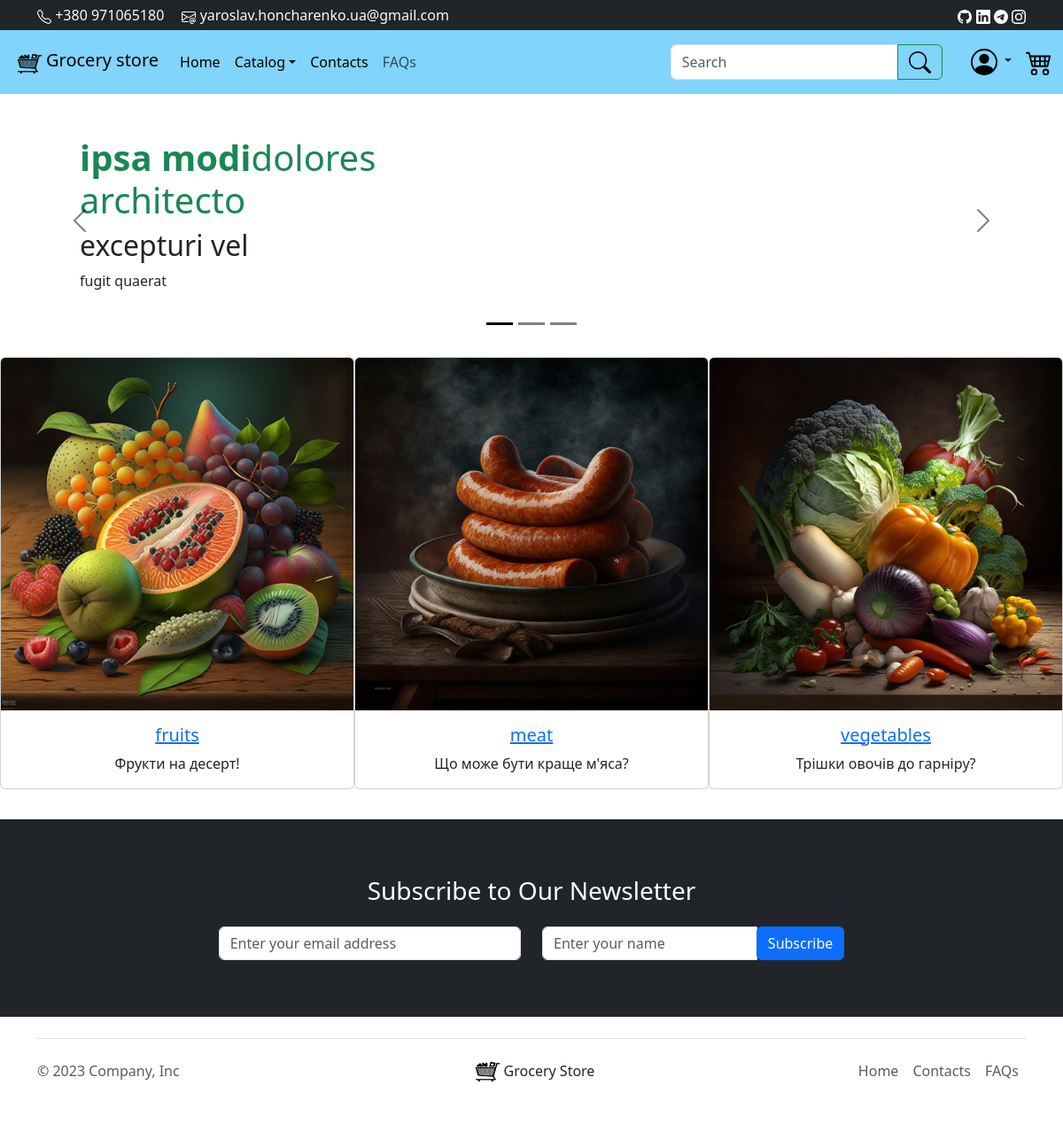
Before: / with the older database file.
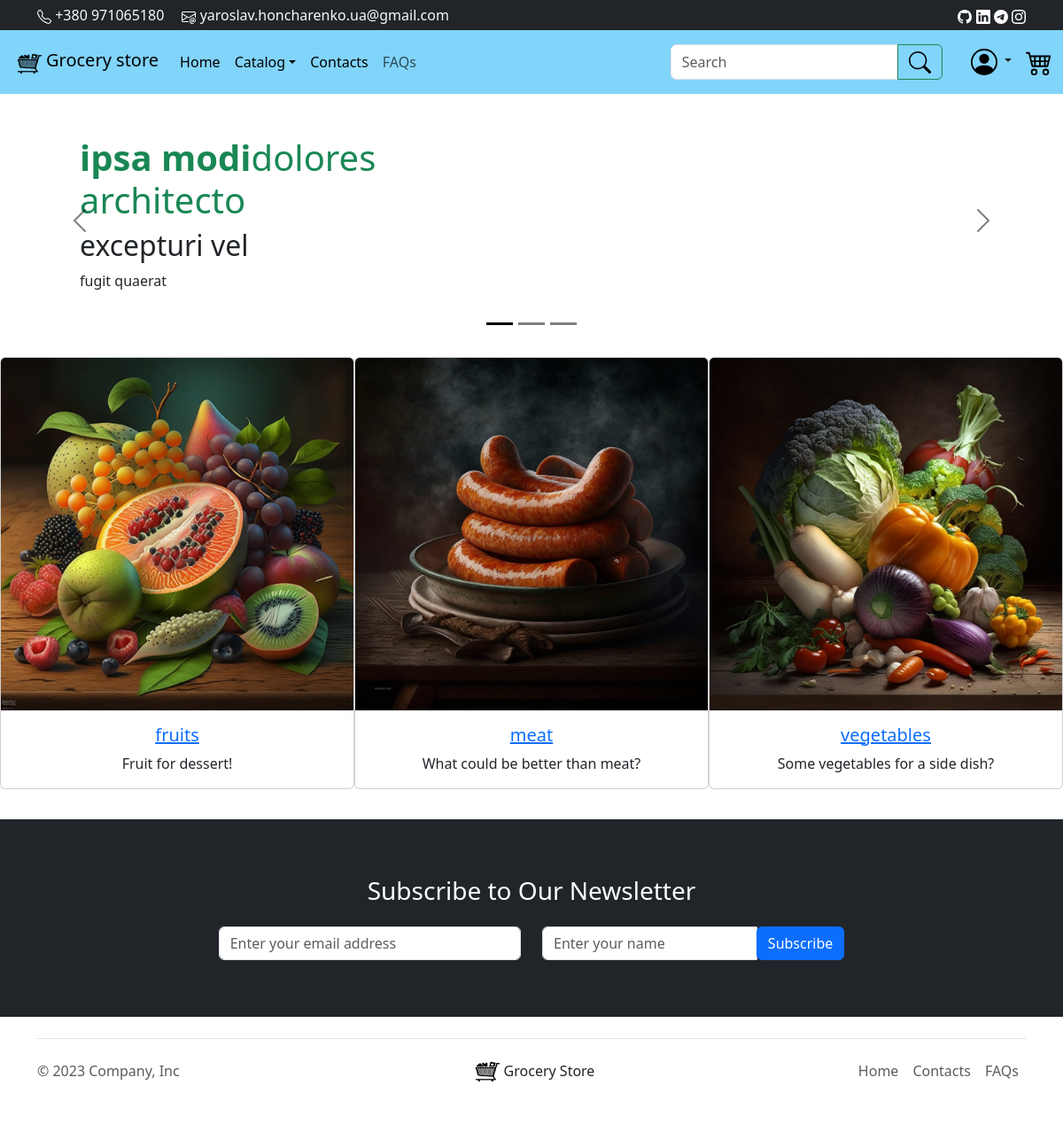
After: the same page with the newer database file.
### New_Shop/models.py (models this page shows, shortened)
class Category(models.Model):
    name = models.CharField(max_length=200, blank=False, db_index=True)
    description = models.TextField(max_length=600, blank=False, null=True)
    slug = AutoSlugField(populate_from='name', unique=True, null=True)
    category_img = models.ImageField(
        upload_to=upload_location_category,
        blank=True,
        null=True,
        height_field='height_field',
        width_field='width_field'
    )
    height_field = models.IntegerField(blank=False,
                                       null=True,
                                       default=0)
    width_field = models.IntegerField(blank=False, null=True, default=0)
    class Meta:
        ordering = ('name',)
        verbose_name = 'Category'
        verbose_name_plural = "Categories"

### New_Shop/views.py (the view)
# urls.py: path('', home_page, name='home_page'),
def home_page(request):
    category_list = Category.objects.all()
    context = {
        'title': 'Shop',
        'categories': category_list
    }
    return render(request, 'home page.html', context)

### templates/home page.html (shortened to what this page needs)
{% extends 'base.html' %}
{% load static %}
{% block content %}
<div id="carouselExampleDark" class="carousel carousel-dark slide" data-bs-ride="carousel">
    <div class="carousel-indicators">
        <button type="button" data-bs-target="#carouselExampleCaptions" data-bs-slide-to="0" class="active"
            aria-current="true" aria-label="Slide 1"></button>
        <button type="button" data-bs-target="#carouselExampleCaptions" data-bs-slide-to="1"
            aria-label="Slide 2"></button>
        <button type="button" data-bs-target="#carouselExampleCaptions" data-bs-slide-to="2"
            aria-label="Slide 3"></button>
    </div>
    <div class="carousel-inner ">
        <div class="carousel-item active">
            <div class="container">
                    <div class="row p-5">
                        <div class="mx-auto col-md-8 col-lg-6 order-lg-last">
                        </div>
                        <div class="col-lg-6 mb-0 d-flex align-items-center">
                            <div class="text-align-left align-self-center">
                                <h1 class="h1 text-success"><b>{% lorem 2 w random %}</b>{% lorem 2 w random %}</h1>
                                <h3 class="h2">{% lorem 2 w random %}</h3>
                                <p>
                                     {% lorem 2 w random %}
                                </p>
                            </div>
                        </div>
                    </div>
                </div>
        </div>
    </div>
    <button class="carousel-control-prev" type="button" data-bs-target="#carouselExampleDark" data-bs-slide="prev">
        <span class="carousel-control-prev-icon" aria-hidden="true"></span>
    </button>
    <button class="carousel-control-next" type="button" data-bs-target="#carouselExampleDark" data-bs-slide="next">
        <span class="carousel-control-next-icon" aria-hidden="true"></span>
    </button>
</div>
<div style="display: flex; flex-direction: row; flex-wrap: wrap">
{% if categories %}
    {% for object in categories %}
  <div class="card mx-auto" style="width: 25rem; margin: 10px">
  <a href="/product/{{ object.slug }}"><img src="{{ object.category_img.url }}" class="card-img-top" alt="img"></a>
    <div class="card-body">
      <div style="display: flex; flex-direction: row">
          <h5 class="card-title mx-auto"><a href="/product/{{ object.slug }}">{{ object.name }}</a></h5>
      </div>
      <p class="card-text text-center">{{ object.description }}</p>
    </div>
  </div>
    {% endfor %}
{% else %}
    <strong>There are no categories present.</strong>
{% endif %}
</div>
{% if not user.is_authenticated %}
<section class="bg-dark text-center p-5 mt-4">
  <div class="container p-3">
    <h3 class="text-white mb-4">Subscribe to Our Newsletter</h3>
    <form action="{% url 'New_Shop:subscribe' %}" method="post">
      <div class="form-group row justify-content-center">
        <div class="col-md-6 col-lg-4">
          <div class="input-group">
            <input type="email" class="form-control" id="email" name="email" placeholder="Enter your email address" required>
          </div>
        </div>
        <div class="col-md-6 col-lg-4">
          <div class="input-group">
            <input type="text" class="form-control" id="name" name="name" placeholder="Enter your name" required>
            <div class="input-group-append">
              <button type="submit" class="btn btn-primary">Subscribe</button>
            </div>
          </div>
        </div>
      </div>
    </form>
  </div>
</section>
{% endif %}
{% endblock content %}

### templates/base.html (shortened to what this page needs)
{% load static %}
<!DOCTYPE html>
<html lang="en" >
<head>
    <link href="{% static 'css/bootstrap.min.css' %}" rel="stylesheet" >
    <link rel="stylesheet" href="{% static 'css/base.css' %}">
</head>
<body>
<header class="navbar navbar-expand-lg bg-dark navbar-light d-none d-lg-block"
        id="templatemo_nav_top" style="padding-top: 5px; padding-bottom: 5px;">
  <div class="container text-light">
    <nav class="w-100 d-flex justify-content-between">
      <div style="margin-bottom: 0;">
        <a class="navbar-brand text-light text-decoration-none navbar-sm-brand fs-6" href="tel:380971065180">
          <img src="{% static 'img/telephone.svg' %}" alt="phone"> +380 971065180
        </a>
          <a class="navbar-brand text-light text-decoration-none navbar-sm-brand fs-6"
           href="mailto:yaroslav.honcharenko.ua@gmail.com">
          <img src="{% static 'img/envelope-at.svg' %}" alt="mail"> yaroslav.honcharenko.ua@gmail.com
        </a>
      </div>
        <div style="margin-bottom: 0;">
            <a class="text-light" href="https://github.com/YrslvUa" target="_blank" rel="sponsored">
                <img src="{% static 'img/github.svg' %}" alt="fb"></a>
            <a class="text-light" href="https://www.linkedin.com/in/yrslvua/" target="_blank">
                <img src="{% static 'img/linkedin.svg' %}" alt="lin"></a>
            <a class="text-light" href="https://t.me/Yrsl_v/" target="_blank">
                <img src="{% static 'img/telegram.svg' %}" alt="tg"></a>
            <a class="text-light" href="https://www.instagram.com/yarsl_v/" target="_blank">
                <img src="{% static 'img/instagram.svg' %}" alt="inst"></a>
        </div>
    </nav>
  </div>
</header>
<nav class="navbar sticky-top navbar-expand-lg navbar-light" style="background-color: #81d4fa">
    <div class="container-fluid">
        <a class="navbar-brand" href="/"><img src="{% static 'img/logo.png' %}" alt="logo" width="40"
                                              height="34" class="d-inline-block align-text-top">Grocery store</a>
        <div class="collapse navbar-collapse" id="navbarTogglerDemo02">
            <ul class="navbar-nav me-auto mb-2 mb-lg-0">
                <li class="nav-item">
                    <a class="nav-link active" aria-current="page" href="/">Home</a>
                </li>
                <li class="nav-item dropdown">
                    <a class="nav-link dropdown-toggle" href="#" id="navbarDropdownMenuLink" role="button"
                       data-bs-toggle="dropdown" aria-expanded="false" style="color: black">Catalog</a>
                </li>
                <li class="nav-item">
                    <a class="nav-link" href="/" style="color: black">Contacts</a>
                </li>
                <li class="nav-item">
                    <a class="nav-link" href="/">FAQs</a>
                </li>
            </ul>
            <div class="navbar align-self-center d-flex">
                <div class="d-flex align-items-center flex-grow-1">
                    <form class="col-12 col-lg-auto mb-3 mb-lg-0 me-lg-3" action="{% url 'New_Shop:search' %}" method="get">
                        <div class="input-group">
                            <input class="form-control form-control text-bg" type="search"
                                   value="{{ request.GET.q }}" placeholder="Search" aria-label="Search" name="q">
                            <button class="btn btn-outline-success" type="submit">
                                <img src="{% static 'img/search.svg' %}" alt="search">
                            </button>
                        </div>
                    </form>
                </div>
                <div class="d-flex align-items-center ms-3">
                    <a class="nav-item dropdown">
                        <a href="#" class="nav-link dropdown-toggle" data-bs-toggle="dropdown">
                            <img src="{% static 'img/person-circle.svg' %}" alt="fb" width="30"
                                 height="30">
                        </a>
                    <a class="nav-icon position-relative text-decoration-none ms-3" href="{% url 'New_Shop:cart' %}">
                        <img src="{% static 'img/cart.svg' %}" alt="cart" width="30"
                             height="30">
                </a>
                    </a>
               </div>
            </div>
        </div>
    </div>
</nav>
{% block content %}{% endblock %}
<div class="container">
    <footer class="d-flex flex-wrap justify-content-between align-items-center py-3 my-4 border-top">
        <p class="col-md-4 mb-0 text-muted">&copy; 2023 Company, Inc</p>
    <a href="/" class="col-md-4 d-flex align-items-center justify-content-center mb-3 mb-md-0 me-md-auto link-dark text-decoration-none">
        <img src="{% static 'img/logo.png' %}" alt="logo" width="40"
           height="34" class="d-inline-block align-text-top">Grocery Store</a>
    <ul class="nav col-md-4 justify-content-end">
        <li class="nav-item"><a href="/" class="nav-link px-2 text-muted">Home</a></li>
        <li class="nav-item"><a href="/" class="nav-link px-2 text-muted">Contacts</a></li>
        <li class="nav-item"><a href="/" class="nav-link px-2 text-muted">FAQs</a></li>
    </ul>
    </footer>
</div>
</body>
</html>

Changed rows visible on the page:
changed Category "fruits": description "Фрукти на десерт!" → "Fruit for dessert!"
changed Category "meat": description "Що може бути краще м'яса?" → "What could be better than meat?"
changed Category "vegetables": description "Трішки овочів до гарніру?" → "Some vegetables for a side dish?"
